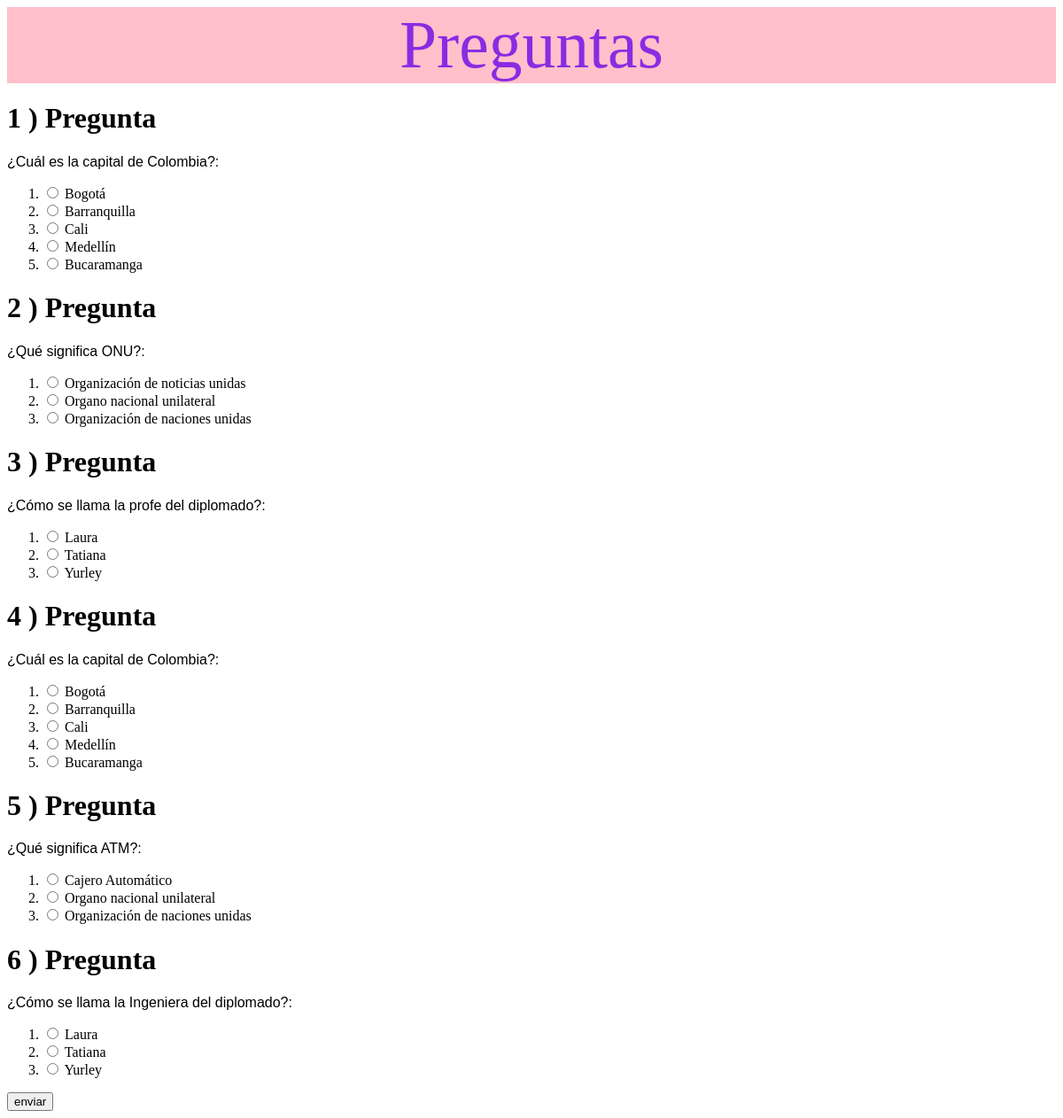
The page / on the database its author committed.
### quiz/models.py (models this page shows)
class Question(models.Model):
    description = models.CharField(max_length=300)

class Response(models.Model):
    description = models.CharField(max_length=300)
    question = models.ForeignKey(Question, on_delete=models.CASCADE)
    is_correct_answer = models.BooleanField(default=False)

### quiz/views.py (the view)
# urls.py: path('', views.show_index),
def show_index(request):
    reponses = Response.objects.all()
    questions = Question.objects.all()
    context = {
        'reponses': reponses,
        'questions': questions,
    }
    return render(
        request,
        'index.html',
        context
    )

### quiz/templates/index.html (shortened to what this page needs)
<!DOCTYPE html>
<body>
    <form action="check_response" method="post">
        <div class='uno'">Preguntas</div>
        {% for q in questions %}
            <h1>{{ forloop.counter }} ) Pregunta</h1>
            <label class="label">
                 {{ q.description }}
            </label>
            <ol>
                {% for r in reponses %}
                    {% if r.question.id == q.id %}
                        <li>
                            <input type="radio" name="pregunta_{{ q.id }}" value="{{ r.id }}">
                            {{ r.description }}
                        </li>
                    {% endif %}
                {% endfor %}
            </ol>
        {% endfor %}
        <button>
            enviar
        </button>
    </form>
</body>
</html>

### quiz/templates/index.html (style rules this page uses)
.uno { color: blueviolet; background-color: pink; font-size: 20mm; text-align: center; }
.label { font-family: 'Lucida Sans', 'Lucida Sans Regular', 'Lucida Grande', 'Lucida Sans Unicode', Geneva, Verdana, sans-serif; }

### rows shown on the page
Question: description "¿Cuál es la capital de Colombia?:"
Response: description "Bogotá"
Response: description "Barranquilla"
Response: description "Cali"
Response: description "Medellín"
Response: description "Bucaramanga"
Question: description "¿Qué significa ONU?:"
Response: description "Organización de noticias unidas"
Response: description "Organo nacional unilateral"
Response: description "Organización de naciones unidas"
Question: description "¿Cómo se llama la profe del diplomado?:"
Response: description "Laura"
Response: description "Tatiana"
Response: description "Yurley"
Question: description "¿Cuál es la capital de Colombia?:"
Response: description "Bogotá"
Response: description "Barranquilla"
Response: description "Cali"
Response: description "Medellín"
Response: description "Bucaramanga"
Question: description "¿Qué significa ATM?:"
Response: description "Cajero Automático"
Response: description "Organo nacional unilateral"
Response: description "Organización de naciones unidas"
Question: description "¿Cómo se llama la Ingeniera del diplomado?:"
Response: description "Laura"
Response: description "Tatiana"
Response: description "Yurley"
